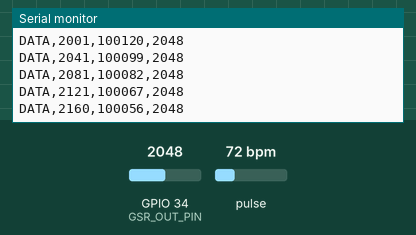
Simulated run of this sketch. Board: ESP32. Shown: the last lines printed to the serial monitor. The inputs (shaded band) are chosen by the test bench; at power-on: pulse 72 bpm, GPIO 34 (GSR_OUT_PIN) = 2048.

Above: at 2.2 s.
2.3 s: pulse set to 42 bpm
At 3.11 s:
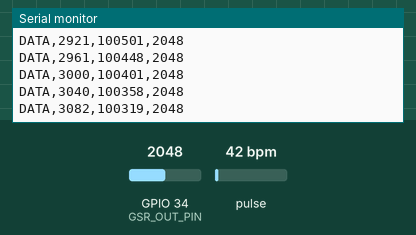
3.8 s: GPIO 34 (GSR_OUT_PIN) set to 2866
At 3.99 s:
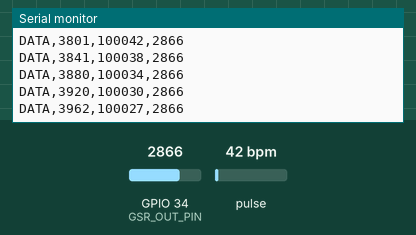
5.3 s: pulse set to 70 bpm
At 5.75 s:
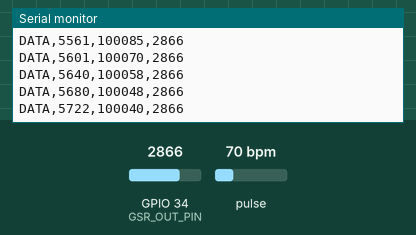
6.8 s: GPIO 34 (GSR_OUT_PIN) set to 3603
At 7.47 s:
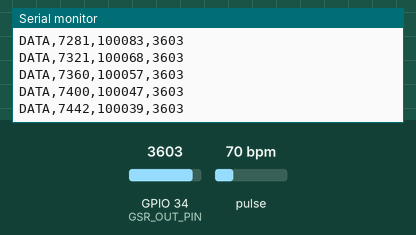
Timing chart, 0 to 9.3 s (numbered marks = the images above; inputs shaded):
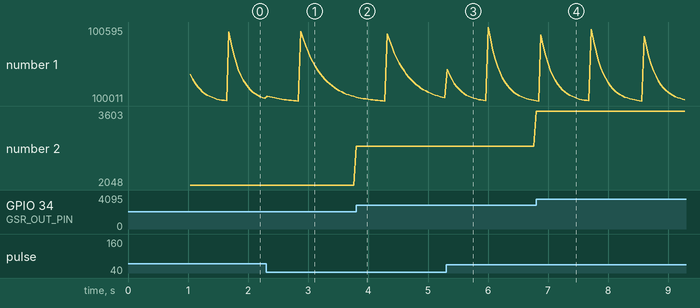

The sketch:

streamlit_serial.ino
```cpp
// ============================================================
// ESP32 RAW SERIAL STREAM FOR STREAMLIT MODEL TESTING
// MAX30102 + CJMCU-6701 analog OUT
// Output: DATA,<millis>,<MAX30102_IR>,<GSR_ADC>
// ============================================================

#include <Wire.h>
#include "MAX30105.h"

MAX30105 particleSensor;
#define GSR_OUT_PIN 34

const byte LED_BRIGHTNESS = 0x1F;
const byte SAMPLE_AVERAGE  = 4;
const byte LED_MODE        = 2;
const int  SAMPLE_RATE     = 100;
const int  PULSE_WIDTH     = 411;
const int  ADC_RANGE       = 4096;

void setup() {
  Serial.begin(230400);
  delay(1000);

  pinMode(GSR_OUT_PIN, INPUT);
  analogSetPinAttenuation(GSR_OUT_PIN, ADC_11db);
  Wire.begin();

  if (!particleSensor.begin(Wire, I2C_SPEED_FAST)) {
    Serial.println("ERROR,MAX30102_NOT_FOUND");
    while (true) delay(1000);
  }

  particleSensor.setup(
    LED_BRIGHTNESS,
    SAMPLE_AVERAGE,
    LED_MODE,
    SAMPLE_RATE,
    PULSE_WIDTH,
    ADC_RANGE
  );

  particleSensor.setPulseAmplitudeRed(LED_BRIGHTNESS);
  particleSensor.setPulseAmplitudeGreen(0);

  Serial.println("READY");
}

void loop() {
  particleSensor.check();

  while (particleSensor.available()) {
    long irValue = particleSensor.getFIFOIR();
    int gsrRaw = analogRead(GSR_OUT_PIN);
    unsigned long t = millis();

    Serial.print("DATA,");
    Serial.print(t);
    Serial.print(",");
    Serial.print(irValue);
    Serial.print(",");
    Serial.println(gsrRaw);

    particleSensor.nextSample();
  }
}


// #define GSR_OUT_PIN 34

// void setup() {
//   Serial.begin(115200);
//   analogSetPinAttenuation(GSR_OUT_PIN, ADC_11db);
// }

// void loop() {
//   int raw = analogRead(GSR_OUT_PIN);

//   Serial.print("EDA raw: ");
//   Serial.println(raw);

//   delay(200);
// }
```

Measured:
- after the input at 2.3 s, the serial monitor: prints a new line at once (image 1)
